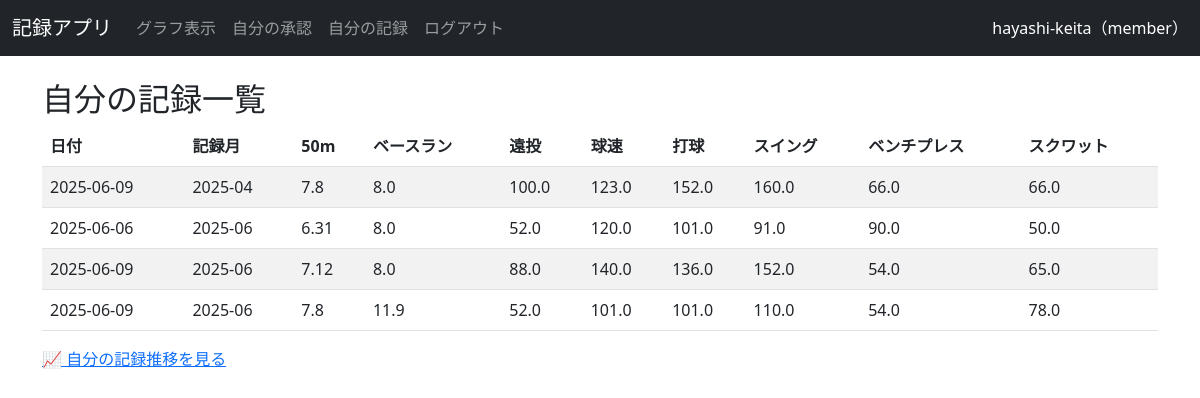
The app's page /records (signed in) with its own data.
### models.py (models this page shows)
class User(UserMixin, db.Model):
    id = db.Column(db.Integer, primary_key=True)  # 各ユーザーの一意のIDを付ける
    username = db.Column(db.String(150), unique=True, nullable=False)  # ユーザー名、重複を許さない、空も不可
    password = db.Column(db.String(150), nullable=True)  # パスワード、空は不可
    role = db.Column(db.String(50), default='member')
    grade = db.Column(db.String(10))
    name = db.Column(db.String(50))
    records = db.relationship('Record', backref='user', lazy=True)

class Record(db.Model):
    id = db.Column(db.Integer, primary_key=True)
    user_id = db.Column(db.Integer, db.ForeignKey('user.id'), nullable=False)
    date = db.Column(db.Date, default=datetime.now)
    month = db.Column(db.String(10))
    grade = db.Column(db.String(10))
    name = db.Column(db.String(50))
    run_50m = db.Column(db.Float)
    base_running = db.Column(db.Float)
    long_throw = db.Column(db.Float)
    pitch_speed = db.Column(db.Float)
    hit_speed = db.Column(db.Float)
    swing_speed = db.Column(db.Float)
    bench_press = db.Column(db.Float)
    squat = db.Column(db.Float)
    member_approval = db.Column(db.Boolean, default=False)
    coach_approval = db.Column(db.Boolean, default=False)

### routes/record.py (the view)
@record.route('/records')
@login_required
def view_records():
    records = Record.query.filter_by(user_id=current_user.id).order_by(Record.month.asc()).all()
    return render_template('record_list.html', records=records)

### app.py (called while the page is built)
@LoginManager.user_loader  # Flask-Loginが「今ログインしている人」を取得する方法を定義
def load_user(user_id):
    return User.query.get(int(user_id))  # データベースから user_id に一致するユーザーを探して返す

### templates/record_list.html
{% extends "layout.html" %}
{% block content %}
  <h2>自分の記録一覧</h2>
  {% if records %}
    <table class="table table-striped">
      <thead>
        <tr>
          <th>日付</th>
          <th>記録月</th>
          <th>50m</th>
          <th>ベースラン</th>
          <th>遠投</th>
          <th>球速</th>
          <th>打球</th>
          <th>スイング</th>
          <th>ベンチプレス</th>
          <th>スクワット</th>
        </tr>
      </thead>
      <tbody>
        {% for record in records %}
        <tr>
          <td>{{ record.date }}</td>
          <td>{{ record.month }}</td>
          <td>{{ record.run_50m }}</td>
          <td>{{ record.base_running }}</td>
          <td>{{ record.long_throw }}</td>
          <td>{{ record.pitch_speed }}</td>
          <td>{{ record.hit_speed }}</td>
          <td>{{ record.swing_speed }}</td>
          <td>{{ record.bench_press }}</td>
          <td>{{ record.squat }}</td>
        </tr>
        {% endfor %}
      </tbody>
    </table>
  {% else %}
    <p>記録がありません。</p>
  {% endif %}
  <a href="{{ url_for('dashboard.record_progress', user_id=current_user.id) }}">
    📈 自分の記録推移を見る
  </a>
{% endblock %}

### templates/layout.html (shortened to what this page needs)
<!DOCTYPE html>
<html lang="ja">
<head>
  <link href="https://cdn.jsdelivr.net/npm/bootstrap@5.3.0/dist/css/bootstrap.min.css" rel="stylesheet">
</head>
<body>
  <nav class="navbar navbar-expand-lg navbar-dark bg-dark">
    <div class="container-fluid">
      <a class="navbar-brand" href="{{ url_for('index') }}">記録アプリ</a>
      <div class="collapse navbar-collapse" id="navbarNav">
        <ul class="navbar-nav me-auto">
          {% if current_user.is_authenticated %}
            <li class="nav-item">
              <a class="nav-link" href="{{ url_for('dashboard.my_graph', user_id=current_user.id, field='run_50m') }}">
                グラフ表示
              </a>
            </li>
            {% if current_user.role == 'member' %}
              <li class="nav-item">
                <a class="nav-link" href="{{ url_for('record.my_approvals') }}">自分の承認</a>
              </li>
              <li class="nav-item">
                <a class="nav-link" href="{{ url_for('record.view_records') }}">自分の記録</a>
              </li>
            {% endif %}
            <li class="nav-item">
              <a class="nav-link" href="{{ url_for('auth.logout') }}">ログアウト</a>
            </li>
          {% endif %}
        </ul>
        {% if current_user.is_authenticated %}
          <span class="navbar-text text-white">
            {{ current_user.username }}（{{ current_user.role }}）
          </span>
        {% endif %}
      </div>
    </div>
  </nav>
  <div class="container mt-4">
    {% block content %}{% endblock %}
  </div>
</body>
</html>

### records on screen
User: username "hayashi-keita", role "member"
Record: date "2025-06-09", month "2025-04", run_50m "7.8", base_running "8.0", long_throw "100.0", pitch_speed "123.0", hit_speed "152.0", swing_speed "160.0", bench_press "66.0", squat "66.0"
Record: date "2025-06-06", month "2025-06", run_50m "6.31", base_running "8.0", long_throw "52.0", pitch_speed "120.0", hit_speed "101.0", swing_speed "91.0", bench_press "90.0", squat "50.0"
Record: date "2025-06-09", month "2025-06", run_50m "7.12", base_running "8.0", long_throw "88.0", pitch_speed "140.0", hit_speed "136.0", swing_speed "152.0", bench_press "54.0", squat "65.0"
Record: date "2025-06-09", month "2025-06", run_50m "7.8", base_running "11.9", long_throw "52.0", pitch_speed "101.0", hit_speed "101.0", swing_speed "110.0", bench_press "54.0", squat "78.0"
